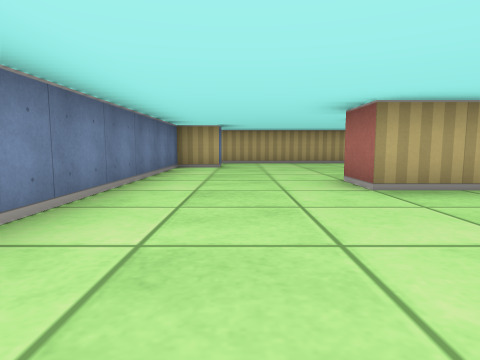
View 1 (above)

12 first-person views from a walk through a cub3D maze. The camera is about half as high as the walls, tilts 6° down and sees 75° across. The floor is counted in squares. Each view is taken from the middle of a square. On the plan, view 1 faces up. The plan holds only what a view shows up to about 9 squares ahead; the rest is blank.

View 2
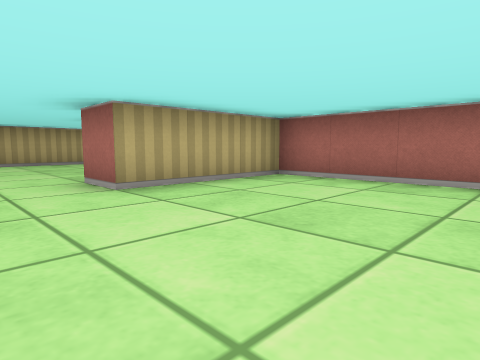

View 3
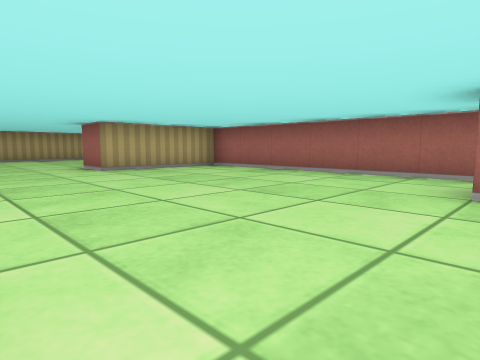

View 4
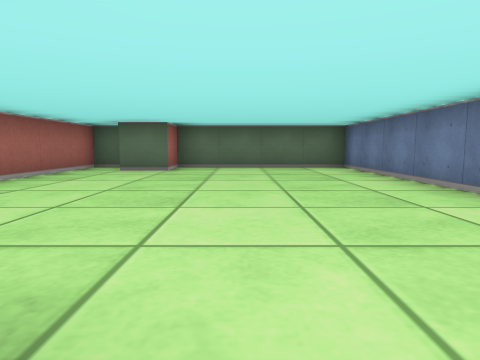

View 5
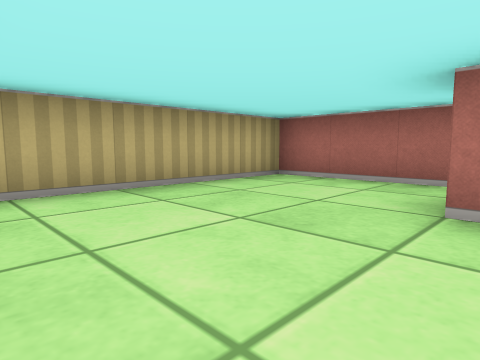

View 6
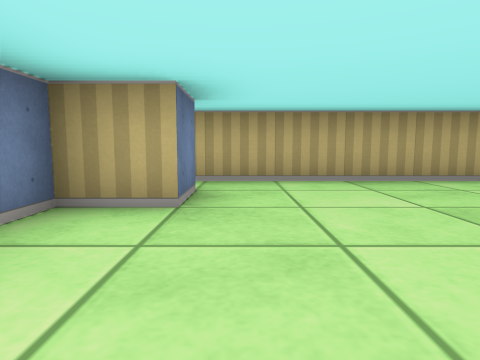

View 7
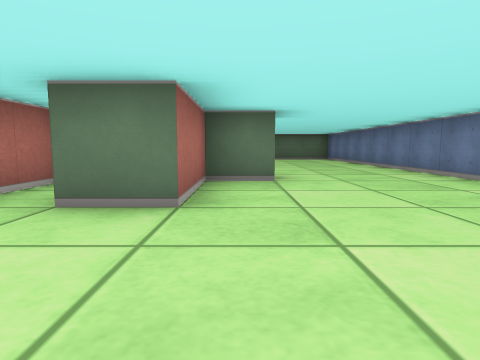

View 8
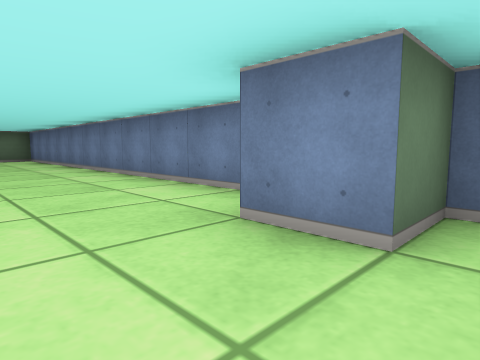

View 9
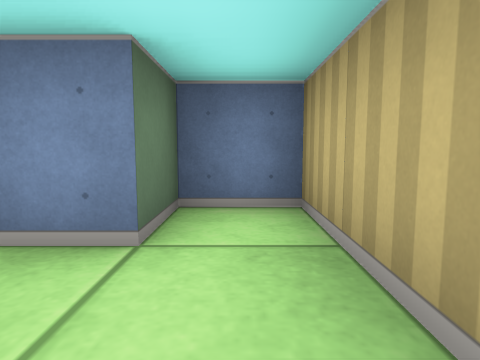

View 10
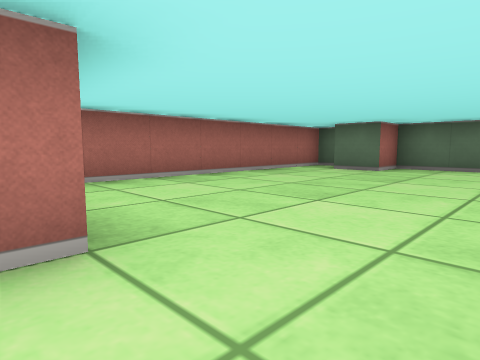

View 11
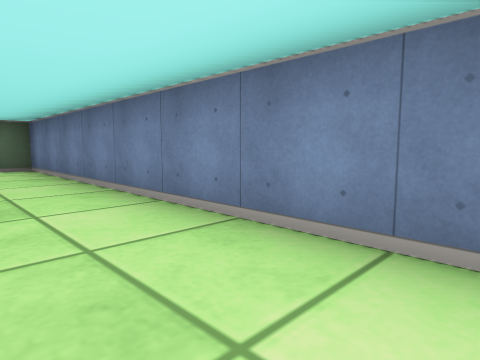

View 12
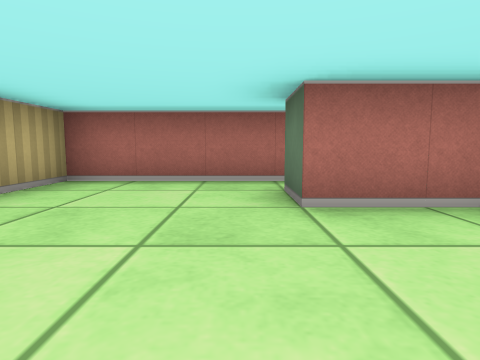

### Floor plan
Points are (right, up) in squares from view 1. A wall is a line through its corners. A room is listed if a view was taken in it or the views show most of it. See-through windows are left out.
Room 1 (views 1, 2, 3, 4, 5, 6, 7, 8, 9, 10, 11, 12)
walls: (4.5, 4.8) (4.5, 9.5) (-1.5, 9.5) (-1.5, 8.5) (-0.5, 8.5) (-0.5, 7.5) (-1.5, 7.5) (-1.5, -3.5) (2.5, -3.5) (2.5, -2.5) (3.5, -2.5); (3.9, -3.5) (4.5, -3.5) (4.5, 3.5) (1.5, 3.5) (1.5, 4.5) (2.5, 4.5) (2.5, 6.5) (3.5, 6.5)

Positions as (right, up) in squares from view 1, and headings:
1: (0, 0), facing up
2: (0, 0), facing up-right
3: (-1, -3), facing up-right
4: (1, 4), facing down
5: (0, 6), facing up-right
6: (0, 5), facing up
7: (2, 9), facing down
8: (1, 9), facing down-left
9: (1, 9), facing left
10: (0, 4), facing down-right
11: (0, 4), facing down-left
12: (0, 7), facing right
